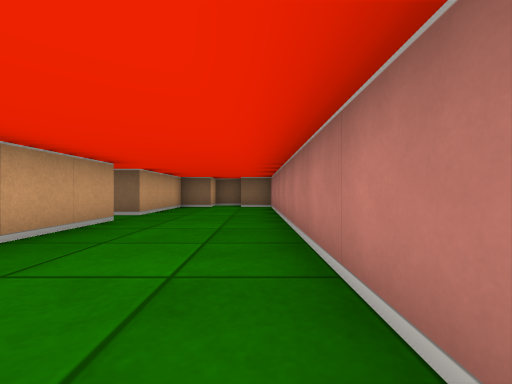
View 1 (above)

12 first-person views from a walk through a cub3D maze. The camera is about half as high as the walls, looks level and sees 90° across. The floor is counted in squares. Each view is taken from the middle of a square. On the plan, view 1 faces up. The plan holds only what a view shows up to about 9 squares ahead; the rest is blank. The place goes on beyond the plan.

View 2
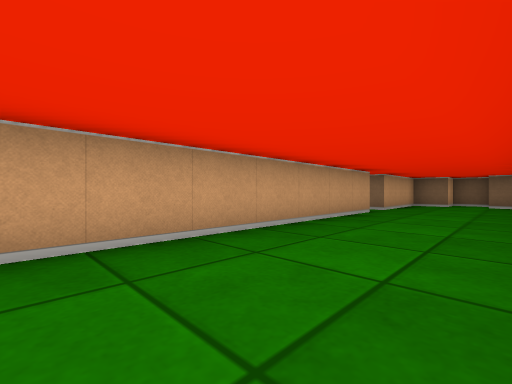

View 3
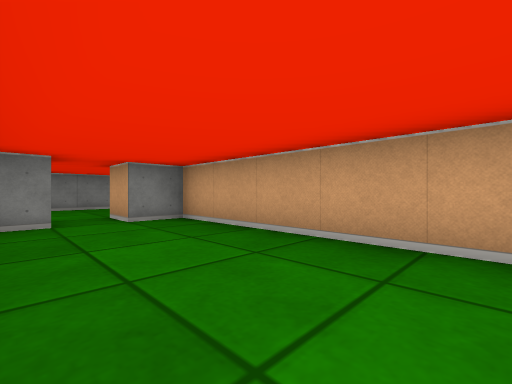

View 4
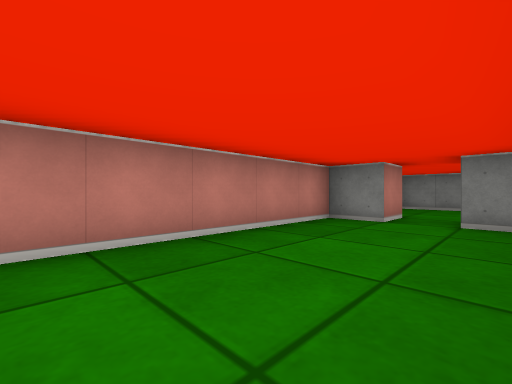

View 5
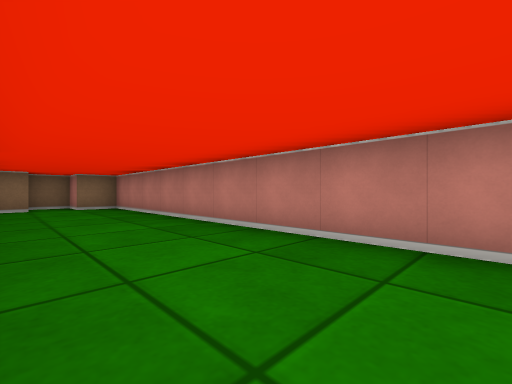

View 6
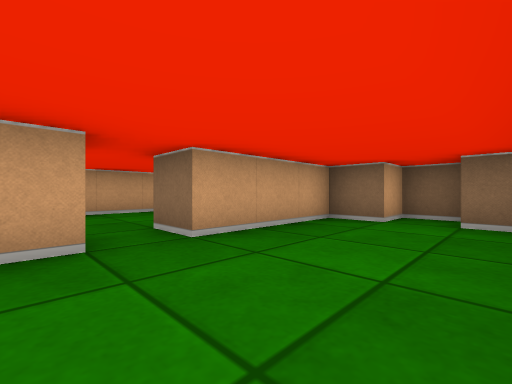

View 7
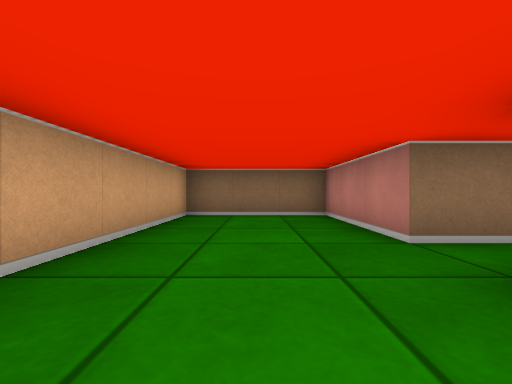

View 8
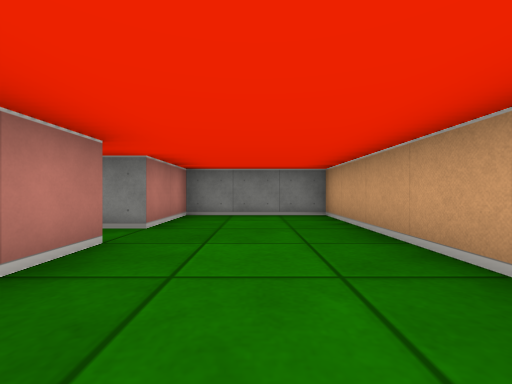

View 9
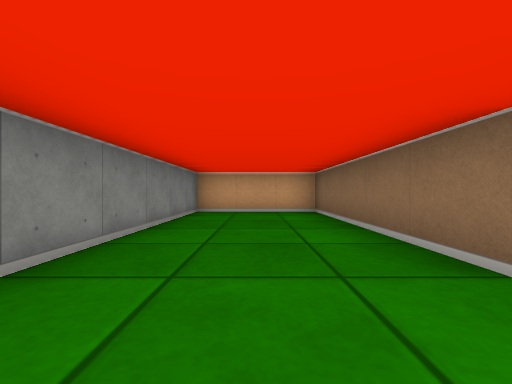

View 10
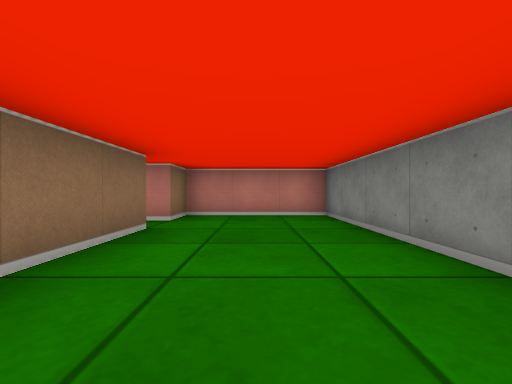

View 11
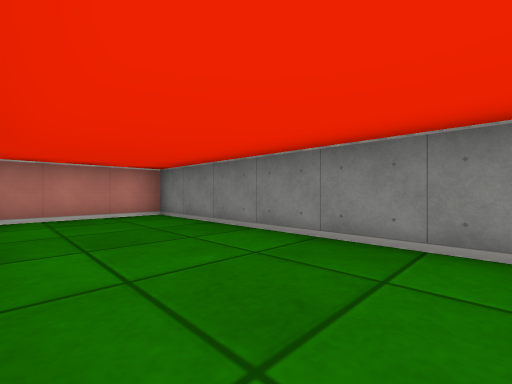

View 12
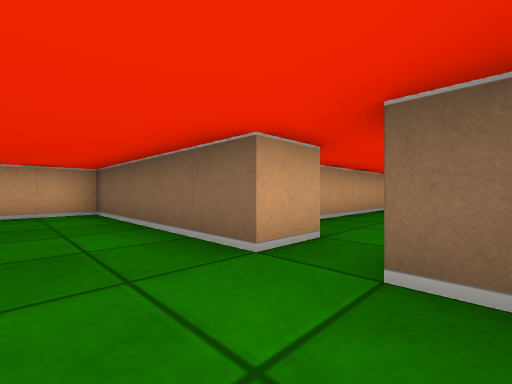

### Floor plan
Ten units are one square. View 1 is at (0, 0); x grows to the right and y downward. Boxes are objects, and circles mark ways between rooms. Rooms are numbered by the first view taken in them; rooms with no view inside come last. Other rooms are left out.
<svg viewBox="-70 -100 80 190">
<path fill="none" stroke="#000" d="M-25 -46 -25 45 -15 45 -15 55M-35 -45 -29 -45M-5 55 -5 45 5 45 5 -85 -5 -85 -5 -95 -15 -95 -15 -85 -25 -85 -25 -55 -35 -55M-35 -55 -35 -85 -65 -85 -65 -25 -35 -25 -35 -45M-15 55 -65 55 -65 85 5 85 5 55 -5 55"/>
<circle cx="-30" cy="-50" r="3" fill="#2a7"/>
<circle cx="-10" cy="50" r="3" fill="#2a7"/>
<text x="-10" y="-20">1</text>
<text x="-50" y="-60">2</text>
<text x="-30" y="70">3</text>
</svg>
Room 1 opens to room 2. Room 1 opens to room 3.

Where each view was taken, in squares from view 1:
view 1: 0 up, 0 right, facing up
view 2: 2 down, 0 right, facing up-left
view 3: 0 up, 0 right, facing down-left
view 4: 0 up, 2 left, facing down-right
view 5: 0 up, 2 left, facing up-right
view 6: 4 up, 0 right, facing up-left
view 7: 3 up, 5 left, facing up
view 8: 8 up, 5 left, facing down
view 9: 7 down, 0 right, facing left
view 10: 7 down, 5 left, facing right
view 11: 6 down, 5 left, facing down-right
view 12: 7 down, 0 right, facing up-left
